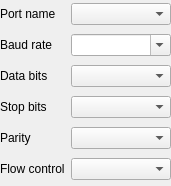
<?xml version="1.0" encoding="UTF-8"?>
<ui version="4.0">
 <class>SAKSerialPortToolUi</class>
 <widget class="QWidget" name="SAKSerialPortToolUi">
  <property name="geometry">
   <rect>
    <x>0</x>
    <y>0</y>
    <width>171</width>
    <height>186</height>
   </rect>
  </property>
  <property name="windowTitle">
   <string/>
  </property>
  <layout class="QGridLayout" name="gridLayout">
   <property name="leftMargin">
    <number>0</number>
   </property>
   <property name="topMargin">
    <number>0</number>
   </property>
   <property name="rightMargin">
    <number>0</number>
   </property>
   <property name="bottomMargin">
    <number>0</number>
   </property>
   <item row="0" column="1">
    <widget class="SAKPortNameComboBox" name="comboBoxPortNames">
     <property name="editable">
      <bool>false</bool>
     </property>
    </widget>
   </item>
   <item row="0" column="0">
    <widget class="QLabel" name="label_2">
     <property name="sizePolicy">
      <sizepolicy hsizetype="Fixed" vsizetype="Preferred">
       <horstretch>0</horstretch>
       <verstretch>0</verstretch>
      </sizepolicy>
     </property>
     <property name="text">
      <string>Port name</string>
     </property>
    </widget>
   </item>
   <item row="2" column="1">
    <widget class="SAKDataBitsComboBox" name="comboBoxDataBits"/>
   </item>
   <item row="3" column="1">
    <widget class="SAKStopBitsComboBox" name="comboBoxStopBits"/>
   </item>
   <item row="4" column="1">
    <widget class="SAKParityComboBox" name="comboBoxParity"/>
   </item>
   <item row="1" column="1">
    <widget class="SAKBaudRateComboBox" name="comboBoxBaudRate">
     <property name="editable">
      <bool>true</bool>
     </property>
    </widget>
   </item>
   <item row="5" column="1">
    <widget class="SAKFlowControlComboBox" name="comboBoxFlowControl"/>
   </item>
   <item row="1" column="0">
    <widget class="QLabel" name="label">
     <property name="sizePolicy">
      <sizepolicy hsizetype="Fixed" vsizetype="Preferred">
       <horstretch>0</horstretch>
       <verstretch>0</verstretch>
      </sizepolicy>
     </property>
     <property name="text">
      <string>Baud rate</string>
     </property>
    </widget>
   </item>
   <item row="2" column="0">
    <widget class="QLabel" name="label_3">
     <property name="sizePolicy">
      <sizepolicy hsizetype="Fixed" vsizetype="Preferred">
       <horstretch>0</horstretch>
       <verstretch>0</verstretch>
      </sizepolicy>
     </property>
     <property name="text">
      <string>Data bits</string>
     </property>
    </widget>
   </item>
   <item row="3" column="0">
    <widget class="QLabel" name="label_4">
     <property name="sizePolicy">
      <sizepolicy hsizetype="Fixed" vsizetype="Preferred">
       <horstretch>0</horstretch>
       <verstretch>0</verstretch>
      </sizepolicy>
     </property>
     <property name="text">
      <string>Stop bits</string>
     </property>
    </widget>
   </item>
   <item row="4" column="0">
    <widget class="QLabel" name="label_5">
     <property name="sizePolicy">
      <sizepolicy hsizetype="Fixed" vsizetype="Preferred">
       <horstretch>0</horstretch>
       <verstretch>0</verstretch>
      </sizepolicy>
     </property>
     <property name="text">
      <string>Parity</string>
     </property>
    </widget>
   </item>
   <item row="5" column="0">
    <widget class="QLabel" name="label_6">
     <property name="sizePolicy">
      <sizepolicy hsizetype="Fixed" vsizetype="Preferred">
       <horstretch>0</horstretch>
       <verstretch>0</verstretch>
      </sizepolicy>
     </property>
     <property name="text">
      <string>Flow control</string>
     </property>
    </widget>
   </item>
  </layout>
 </widget>
 <customwidgets>
  <customwidget>
   <class>SAKPortNameComboBox</class>
   <extends>QComboBox</extends>
   <header location="global">sakportnamecombobox.h</header>
  </customwidget>
  <customwidget>
   <class>SAKBaudRateComboBox</class>
   <extends>QComboBox</extends>
   <header location="global">sakbaudratecombobox.h</header>
  </customwidget>
  <customwidget>
   <class>SAKDataBitsComboBox</class>
   <extends>QComboBox</extends>
   <header location="global">sakdatabitscombobox.h</header>
  </customwidget>
  <customwidget>
   <class>SAKStopBitsComboBox</class>
   <extends>QComboBox</extends>
   <header location="global">sakstopbitscombobox.h</header>
  </customwidget>
  <customwidget>
   <class>SAKParityComboBox</class>
   <extends>QComboBox</extends>
   <header location="global">sakparitycombobox.h</header>
  </customwidget>
  <customwidget>
   <class>SAKFlowControlComboBox</class>
   <extends>QComboBox</extends>
   <header location="global">sakflowcontrolcombobox.h</header>
  </customwidget>
 </customwidgets>
 <resources/>
 <connections/>
</ui>
